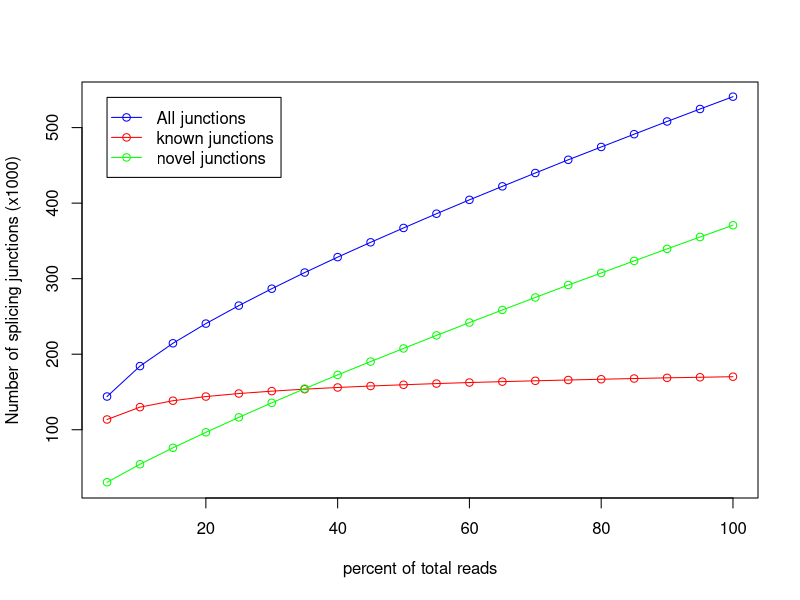

The R source for this figure:
pdf('CF98437.junctionSaturation_plot.pdf')
x=c(5,10,15,20,25,30,35,40,45,50,55,60,65,70,75,80,85,90,95,100)
y=c(113533,129915,138418,143924,147924,151070,153710,155920,157883,159532,161100,162482,163677,164782,165831,166836,167781,168710,169458,170211)
z=c(143962,184254,214458,240515,264331,286719,308124,328524,348147,367163,386008,404368,422239,439904,457412,474380,491310,508139,524652,540989)
w=c(30429,54339,76040,96591,116407,135649,154414,172604,190264,207631,224908,241886,258562,275122,291581,307544,323529,339429,355194,370778)
m=max(170,540,370)
n=min(113,143,30)
plot(x,z/1000,xlab='percent of total reads',ylab='Number of splicing junctions (x1000)',type='o',col='blue',ylim=c(n,m))
points(x,y/1000,type='o',col='red')
points(x,w/1000,type='o',col='green')
legend(5,540, legend=c("All junctions","known junctions", "novel junctions"),col=c("blue","red","green"),lwd=1,pch=1)
dev.off()
